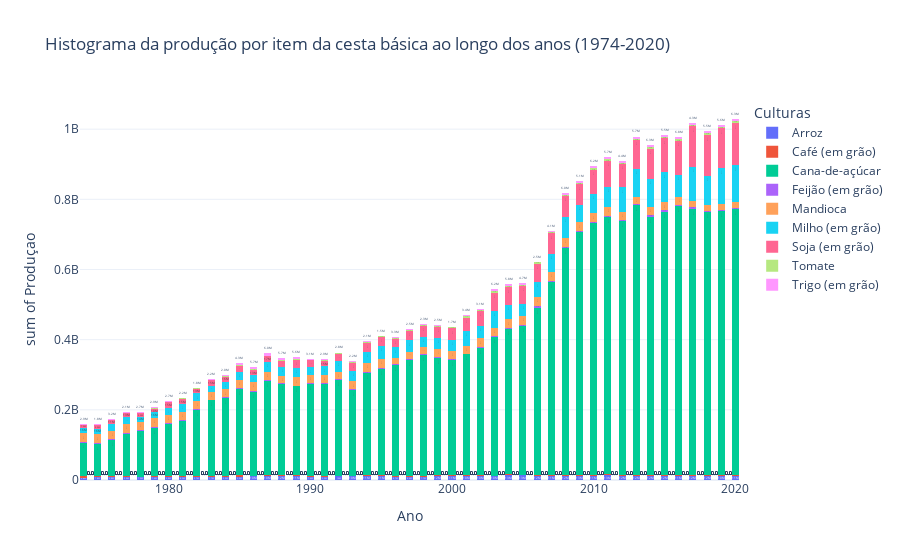

The cell this chart's notebook holds for it:
### Code cell
fig = px.histogram(producao_2, x = 'Ano', y = 'Produçao', title='Histograma da produção por item da cesta básica ao longo dos anos (1974-2020)', color = 'Item',  labels = {'sum of Produção': 'Produção (Toneladas)', 'Item' : 'Culturas'}, nbins =150)
fig.update_layout(template = 'plotly_white')
fig.update_traces(texttemplate = '%{y:.2s}', textposition = 'outside')
